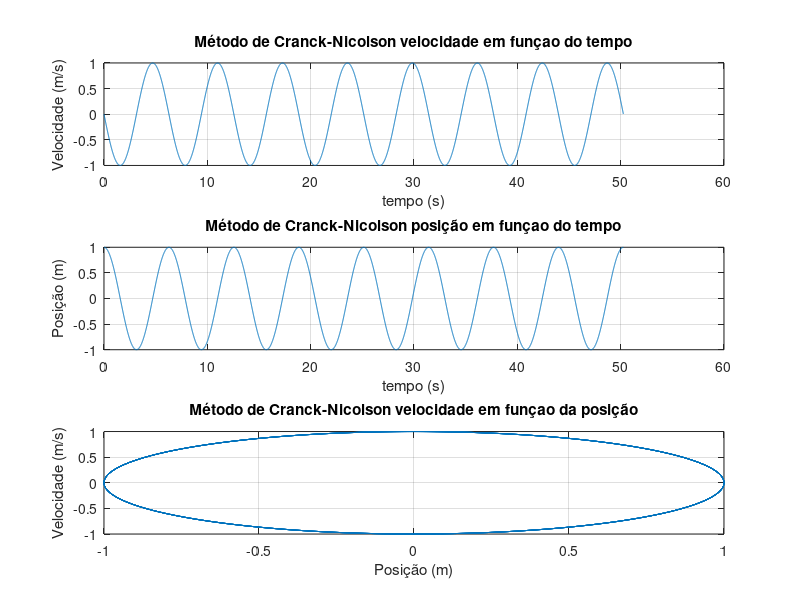
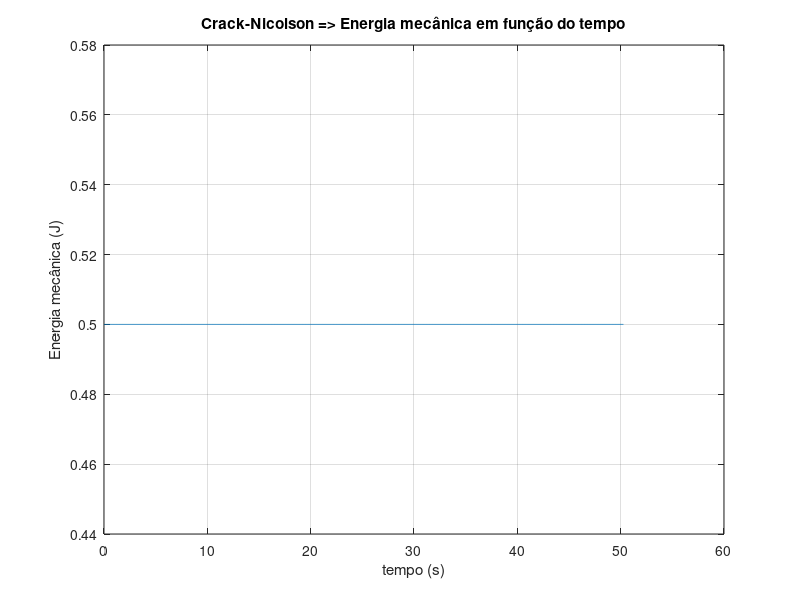

Write MATLAB code to recreate these figures, in order.
%%  Ex1.d

clear,clc,close all

%% EQUAÇÕES DIFERENCIAS PARA APLICAÇÃO DO MÉTODO DE EULER

% Equação diferencial principal:
%             Fr=m*a <=>
%             <=> m*a=-k*x <=>
%             <=> m*v'=-k*x <=>
%             <=> m*x'' = -k*x <=>
%             <=> x'' = -k*x/m
% 
%  Dividindo esta EDO em 2 de primeira ordem temos:
%             v' = -k*x/m     e     v=x'

%% CONSTANTES

x0=1;   
v0=0;
k=1;
m=1;

h=0.01;     %passo temporal (IMPOSTO POR NÓS)
t0=0;

w=sqrt(k/m);    %calculo do tempo final, uma aproximação do tempo final
T=2*pi/w;
tf=T*8;

t=t0:h:tf;      %vetor tempo

v=[];
x=[];
v(1)=v0;
x(1)=x0;

%% MÉTODO DE CRANCK-NICOLSON

% AZ=b ;   A=[1 -h/2 ; w^2*h/2 1]  e b=[x(i)+h/2*v(i) ; v(i)-w^2*h/2*x(i)]

A=[1 -h/2; w.^2*(h/2) 1];

for i=1:length(t)-1
    B=[x(i)+(h/2)*v(i); v(i)-w.^2*(h/2)*x(i)];

    Z=linsolve(A,B);        % resolve AZ=b
    x(i+1)=Z(1);
    v(i+1)=Z(2);
end

%% SOLUÇÃO ANALÍTICA

%NÃO DÃO A SOLUÇÃO ANALÍTICA COMO É QUE QUEREM QUE COMPARE-MOS

%% ENERGIA MECÂNICA

Em=m*v.^2*0.5+k*x.^2*0.5;   %Em=Ec+Epe= 1/2*m*v^2 + k*x^2/2

%% GRÁFICOS

figure(1)
subplot(3,1,1)
plot(t,v)
grid on
title('Método de Cranck-Nicolson velocidade em funçao do tempo')
xlabel('tempo (s)')
ylabel('Velocidade (m/s)')

subplot(3,1,2)
plot(t,x)
grid on
title('Método de Cranck-Nicolson posição em funçao do tempo')
xlabel('tempo (s)')
ylabel('Posição (m)')

subplot(3,1,3)
plot(x,v)
grid on
title('Método de Cranck-Nicolson velocidade em funçao da posição')
xlabel('Posição (m)')
ylabel('Velocidade (m/s)')

figure(2)
plot(t,Em)
grid on
title('Crack-Nicolson => Energia mecânica em função do tempo')
xlabel('tempo (s)')
ylabel('Energia mecânica (J)')